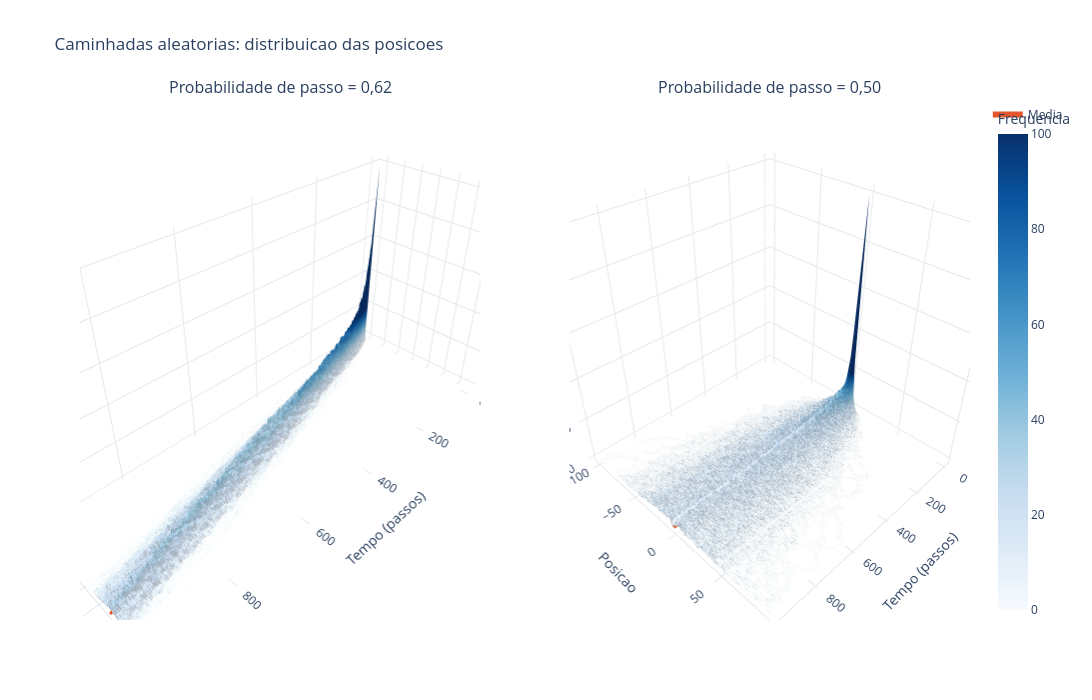

The code cell stored with this chart in its notebook:
### Code cell
import plotly.graph_objects as go
from plotly.subplots import make_subplots

fig_plotly = make_subplots(
    rows=1,
    cols=2,
    specs=[[{'type': 'surface'}, {'type': 'surface'}]],
    subplot_titles=('Probabilidade de passo = 0,62', 'Probabilidade de passo = 0,50'),
)

fig_plotly.add_trace(
    go.Surface(
        x=tempo1[0, :],
        y=posicoes1[:, 0],
        z=hist1.T,
        colorscale='Blues',
        cmin=0,
        cmax=100,
        colorbar={'title': 'Frequencia'},
        name='Frequencia',
    ),
    row=1,
    col=1,
)
fig_plotly.add_trace(
    go.Scatter3d(
        x=np.arange(1, len(media1) + 1),
        y=media1[:, 0],
        z=np.zeros(len(media1)),
        mode='lines',
        line={'color': '#E4572E', 'width': 6},
        name='Media',
    ),
    row=1,
    col=1,
)

fig_plotly.add_trace(
    go.Surface(
        x=tempo2[0, :],
        y=posicoes2[:, 0],
        z=hist2.T,
        colorscale='Blues',
        cmin=0,
        cmax=100,
        showscale=False,
        name='Frequencia',
    ),
    row=1,
    col=2,
)
fig_plotly.add_trace(
    go.Scatter3d(
        x=np.arange(1, len(media2) + 1),
        y=media2[:, 0],
        z=np.zeros(len(media2)),
        mode='lines',
        line={'color': '#E4572E', 'width': 6},
        name='Media',
        showlegend=False,
    ),
    row=1,
    col=2,
)

fig_plotly.update_layout(
    title='Caminhadas aleatorias: distribuicao das posicoes',
    width=1200,
    height=700,
    template='plotly_white',
    scene={
        'xaxis_title': 'Tempo (passos)',
        'yaxis_title': 'Posicao',
        'zaxis_title': 'Frequencia',
        'bgcolor': 'white',
        'xaxis': {'gridcolor': '#E5E7EB'},
        'yaxis': {'gridcolor': '#E5E7EB'},
        'zaxis': {'gridcolor': '#E5E7EB'},
    },
    scene2={
        'xaxis_title': 'Tempo (passos)',
        'yaxis_title': 'Posicao',
        'zaxis_title': 'Frequencia',
        'bgcolor': 'white',
        'xaxis': {'gridcolor': '#E5E7EB'},
        'yaxis': {'gridcolor': '#E5E7EB'},
        'zaxis': {'gridcolor': '#E5E7EB'},
    },
)

fig_plotly.show()

### Figure 1 — Plotly figure (JSON) as saved in the notebook; plotly's stock layout.template omitted (floating-point values rounded to 4 significant figures; data arrays with more than 128 entries replaced by an {"elided": "..."} marker saying what was removed)
{"data": [{"cmax": 100, "cmin": 0, "colorbar": {"title": {"text": "Frequencia"}}, "colorscale": [[0, "rgb(247,251,255)"], [0.125, "rgb(222,235,247)"], [0.25, "rgb(198,219,239)"], [0.375, "rgb(158,202,225)"], [0.5, "rgb(107,174,214)"], [0.625, "rgb(66,146,198)"], [0.75, "rgb(33,113,181)"], [0.875, "rgb(8,81,156)"], [1, "rgb(8,48,107)"]], "name": "Frequencia", "scene": "scene", "type": "surface", "x": {"elided": "1001 int values"}, "y": [-14.0, -10.51, -7.01, -3.515, -0.0202, 3.475, 6.97, 10.46, 13.96, 17.45, 20.95, 24.44, 27.94, 31.43, 34.93, 38.42, 41.92, 45.41, 48.91, 52.4, 55.9, 59.39, 62.89, 66.38, 69.88, 73.37, 76.87, 80.36, 83.86, 87.35, 90.85, 94.34, 97.84, 101.3, 104.8, 108.3, 111.8, 115.3, 118.8, 122.3, 125.8, 129.3, 132.8, 136.3, 139.8, 143.3, 146.8, 150.3, 153.8, 157.3, 160.7, 164.2, 167.7, 171.2, 174.7, 178.2, 181.7, 185.2, 188.7, 192.2, 195.7, 199.2, 202.7, 206.2, 209.7, 213.2, 216.7, 220.2, 223.7, 227.2, 230.6, 234.1, 237.6, 241.1, 244.6, 248.1, 251.6, 255.1, 258.6, 262.1, 265.6, 269.1, 272.6, 276.1, 279.6, 283.1, 286.6, 290.1, 293.6, 297.1, 300.5, 304.0, 307.5, 311.0, 314.5, 318.0, 321.5, 325.0, 328.5, 332.0], "z": {"elided": "100x1001 int values"}}, {"line": {"color": "#E4572E", "width": 6}, "mode": "lines", "name": "Media", "scene": "scene", "type": "scatter3d", "x": {"elided": "1000 int values"}, "y": {"elided": "1000 float values"}, "z": {"elided": "1000 float values"}}, {"cmax": 100, "cmin": 0, "colorscale": [[0, "rgb(247,251,255)"], [0.125, "rgb(222,235,247)"], [0.25, "rgb(198,219,239)"], [0.375, "rgb(158,202,225)"], [0.5, "rgb(107,174,214)"], [0.625, "rgb(66,146,198)"], [0.75, "rgb(33,113,181)"], [0.875, "rgb(8,81,156)"], [1, "rgb(8,48,107)"]], "name": "Frequencia", "scene": "scene2", "showscale": false, "type": "surface", "x": {"elided": "1001 int values"}, "y": [-100.0, -98.02, -96.04, -94.06, -92.08, -90.1, -88.12, -86.14, -84.16, -82.18, -80.2, -78.22, -76.24, -74.26, -72.28, -70.3, -68.32, -66.34, -64.36, -62.38, -60.4, -58.42, -56.44, -54.46, -52.48, -50.51, -48.53, -46.55, -44.57, -42.59, -40.61, -38.63, -36.65, -34.67, -32.69, -30.71, -28.73, -26.75, -24.77, -22.79, -20.81, -18.83, -16.85, -14.87, -12.89, -10.91, -8.929, -6.949, -4.97, -2.99, -1.01, 0.9697, 2.949, 4.929, 6.909, 8.889, 10.87, 12.85, 14.83, 16.81, 18.79, 20.77, 22.75, 24.73, 26.71, 28.69, 30.67, 32.65, 34.63, 36.61, 38.59, 40.57, 42.55, 44.53, 46.51, 48.48, 50.46, 52.44, 54.42, 56.4, 58.38, 60.36, 62.34, 64.32, 66.3, 68.28, 70.26, 72.24, 74.22, 76.2, 78.18, 80.16, 82.14, 84.12, 86.1, 88.08, 90.06, 92.04, 94.02, 96.0], "z": {"elided": "100x1001 int values"}}, {"line": {"color": "#E4572E", "width": 6}, "mode": "lines", "name": "Media", "scene": "scene2", "showlegend": false, "type": "scatter3d", "x": {"elided": "1000 int values"}, "y": {"elided": "1000 float values"}, "z": {"elided": "1000 float values"}}], "layout": {"annotations": [{"font": {"size": 16}, "showarrow": false, "text": "Probabilidade de passo = 0,62", "x": 0.225, "xanchor": "center", "xref": "paper", "y": 1, "yanchor": "bottom", "yref": "paper"}, {"font": {"size": 16}, "showarrow": false, "text": "Probabilidade de passo = 0,50", "x": 0.775, "xanchor": "center", "xref": "paper", "y": 1, "yanchor": "bottom", "yref": "paper"}], "height": 700, "scene": {"bgcolor": "white", "domain": {"x": [0, 0.45], "y": [0, 1]}, "xaxis": {"gridcolor": "#E5E7EB", "title": {"text": "Tempo (passos)"}}, "yaxis": {"gridcolor": "#E5E7EB", "title": {"text": "Posicao"}}, "zaxis": {"gridcolor": "#E5E7EB", "title": {"text": "Frequencia"}}}, "scene2": {"bgcolor": "white", "domain": {"x": [0.55, 1], "y": [0, 1]}, "xaxis": {"gridcolor": "#E5E7EB", "title": {"text": "Tempo (passos)"}}, "yaxis": {"gridcolor": "#E5E7EB", "title": {"text": "Posicao"}}, "zaxis": {"gridcolor": "#E5E7EB", "title": {"text": "Frequencia"}}}, "title": {"text": "Caminhadas aleatorias: distribuicao das posicoes"}, "width": 1200}}
